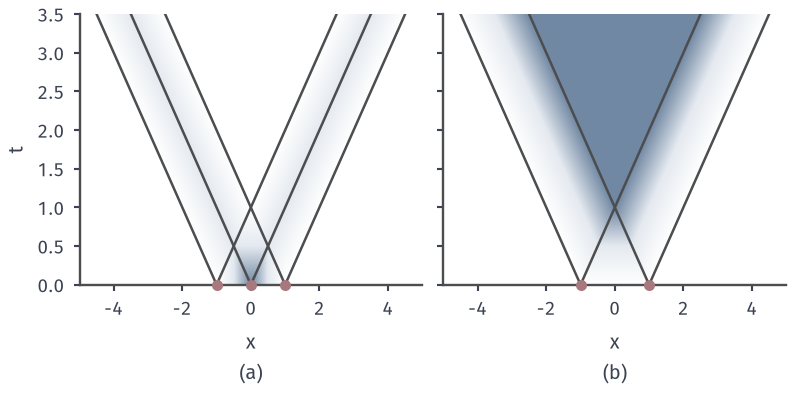

Write Python code to recreate this figure.
from pathlib import Path
import sys
ROOT = next(p for p in Path(__file__).resolve().parents if (p/"build.sh").is_file() and (p/"tex/book.tex").is_file())
sys.path.insert(0, str(ROOT/"figures/06-differential-equations/02-partial-differential-equations/matplotlib/wave-common"))
from wave_common import *
# Target: space-time view of the two d'Alembert examples with characteristics.
fig, axs = figure(width_mm=112, height_mm=56, ncols=2, sharey=True)
xs = np.linspace(-5, 5, 801); ts = np.linspace(0, 3.5, 561); X, TT = np.meshgrid(xs, ts)
ext = [xs[0], xs[-1], ts[0], ts[-1]]
for ax, Z, starts, l in zip(axs, [wave_tent(X, TT), wave_box(X, TT)], [[-1, 0, 1], [-1, 1]], 'ab'):
    style(ax); field(ax, Z, ext, vmax=1.)
    for s in starts:
        ax.plot([s, s+3.5], [0, 3.5], color=LINE, lw=1.0); ax.plot([s, s-3.5], [0, 3.5], color=LINE, lw=1.0)
        ax.plot([s], [0], 'o', ms=3.4, color=RED, clip_on=False, zorder=5)
    ax.set_xlim(-5, 5); ax.set_ylim(0, 3.5); ax.set_xticks([-4, -2, 0, 2, 4]); sub(ax, l, '$x$')
axs[0].set_ylabel('$t$')
save(fig, HERE(__file__), 'figure', {'formula': 'c=1; tent and box solutions; characteristics x +- t = s'})
